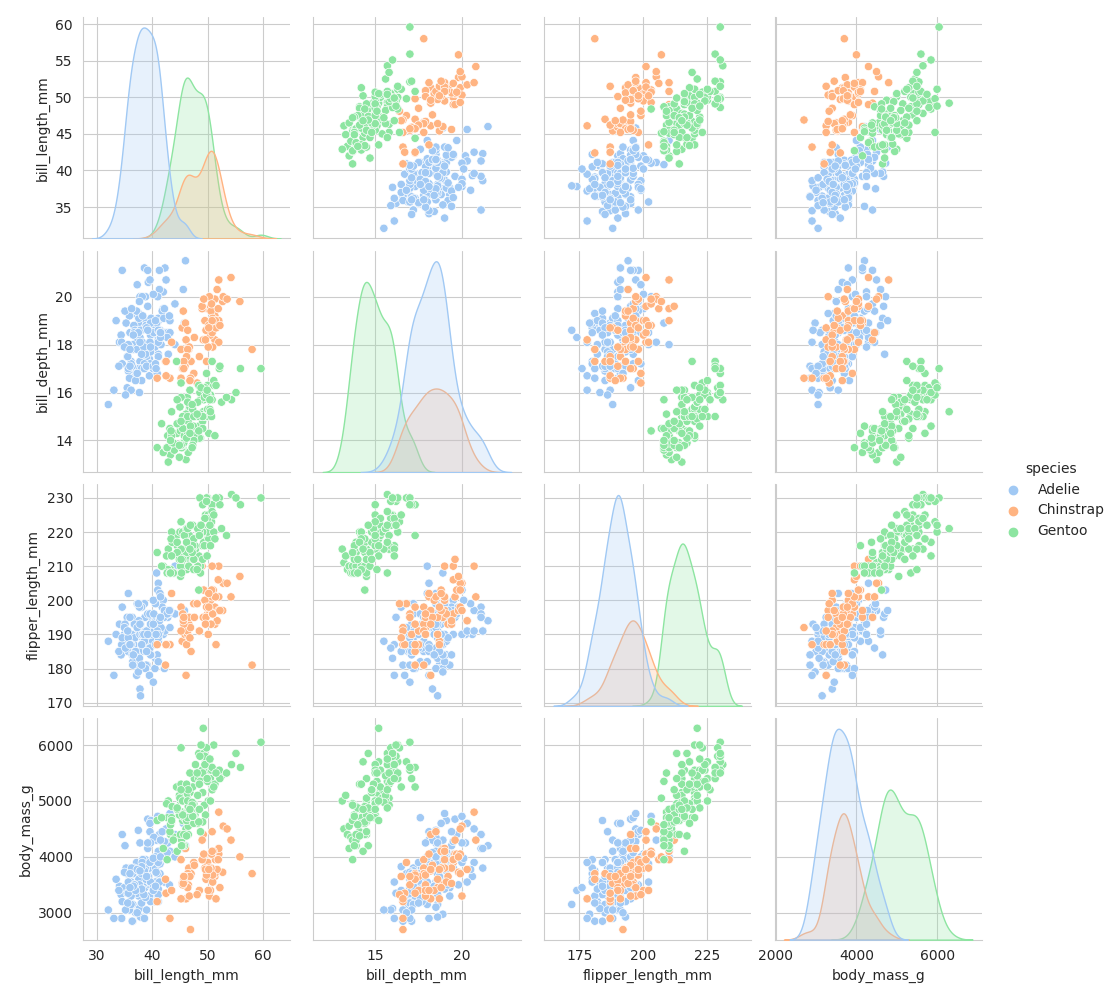

Write Python code to recreate this figure.
with sns.axes_style('whitegrid'):

  grafico = sns.pairplot(data=penguim, hue="species", palette="pastel")
  
  plt.savefig('penguins_species.png')

#A especie Adelle apresenta ser a mais numerosa e entre as especies ser a maior no atribuito profundidade do bico(bill_depth_mm). A especie Chinstrap se aproxima no atributo comprimento do bico( bill_length_mm), com a especie Gentoo. Ja a especie Gentoo em dois atributos tem uma consistencia maior entre as especies os atributos seria o comprimeto das nadadeiras(flipper_length_mm) e massa corporal(body_mass_g).